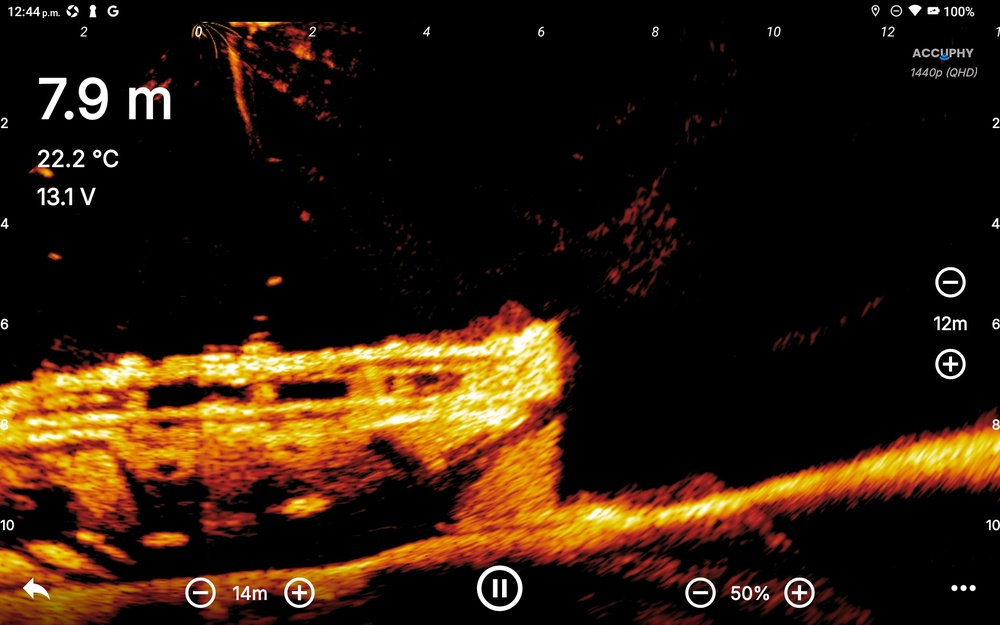
#> input picture reference/app-study/ideal-picture-2-pl-forward-wreck/0-default-gain50-contrast25-noise25-tvg25.jpg, 1000 x 625 px, shrunk from 1920 x 1200 before the run
$ python grade.py ../../../../reference/app-study/ideal-picture-2-pl-forward-wreck/0-default-gain50-contrast25-noise25-tvg25.jpg ../../../../reference/app-study/ideal-picture-2-pl-forward-wreck/1-gain50-contrast35.jpg
#> lines starting #> are read from the running program, lines starting #| are printed output that depends on the picture
# the v3 grade: lake x1.2 brighter, a little cooler (R x1.164, G x1.2, B x1.236 = 1.2 x (0.97, 1, 1.03))
# usage: grade.py in.png out.png, or grade.py <inDir> <outDir> (every .png/.jpg → .jpg, quality 95)
import os, sys
import numpy as np
from PIL import Image
GAIN = np.array([1.2 * 0.97, 1.2, 1.2 * 1.03], dtype=np.float32)
def grade(src, dst, **kw):
    a = np.asarray(Image.open(src).convert('RGB')).astype(np.float32)
    Image.fromarray(np.clip(a * GAIN, 0, 255).round().astype(np.uint8)).save(dst, **kw)
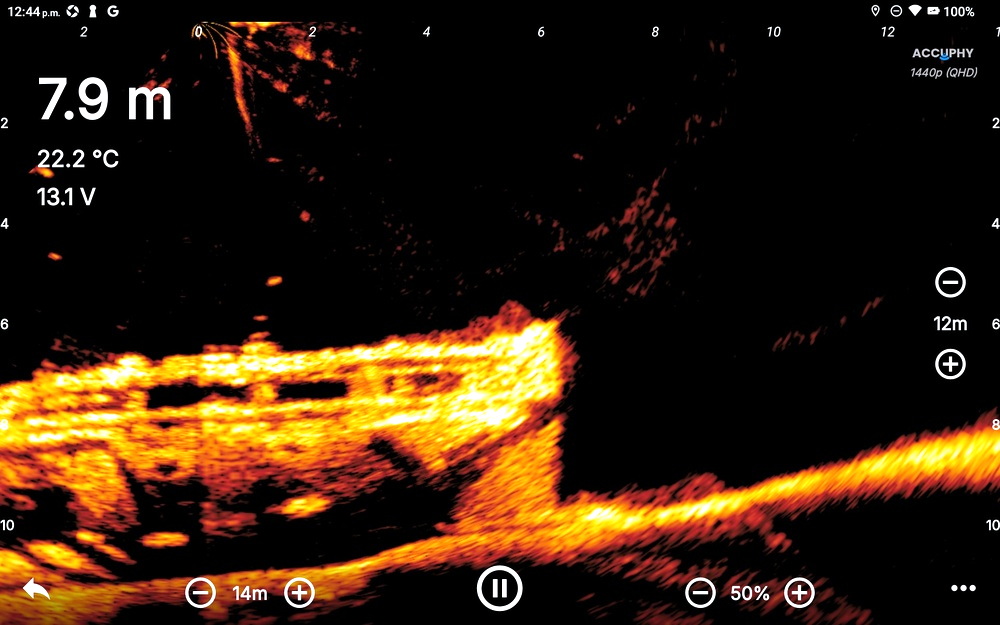
#> saved as 1-gain50-contrast35.jpg: PIL image 1000x625 RGB; mean R, G, B 52.8, 32.3, 12.6
src, dst = sys.argv[1], sys.argv[2]
if os.path.isdir(src):
    os.makedirs(dst, exist_ok=True)
    for fn in sorted(f for f in os.listdir(src) if f.endswith(('.png', '.jpg'))):
        grade(os.path.join(src, fn), os.path.join(dst, os.path.splitext(fn)[0] + '.jpg'), quality=95)
else:
    grade(src, dst)

$ run again, on reference/app-study/ideal-picture-2-pl-forward-wreck/2-gain50-contrast35-noise30.jpg
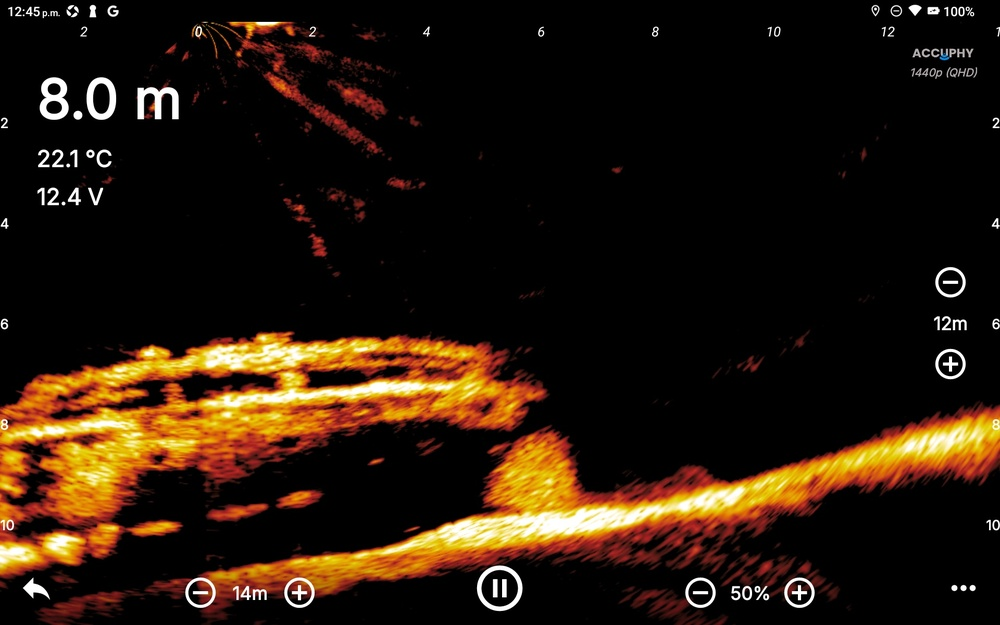
#> input picture reference/app-study/ideal-picture-2-pl-forward-wreck/2-gain50-contrast35-noise30.jpg, 1000 x 625 px, shrunk from 1920 x 1200 before the run
#> in grade, `Image.fromarray(np.clip(a * GAIN, 0, 255).round().astype(np.uint8)).sa..`:
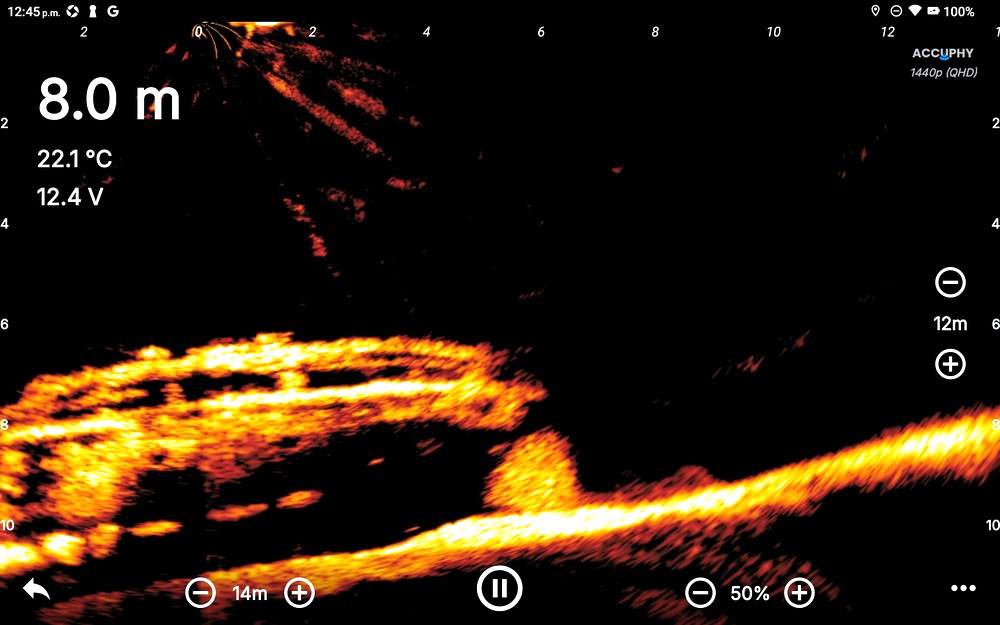
#> saved as 2-gain50-contrast35-noise30.jpg: PIL image 1000x625 RGB; mean R, G, B 44.7, 28.6, 12.9
